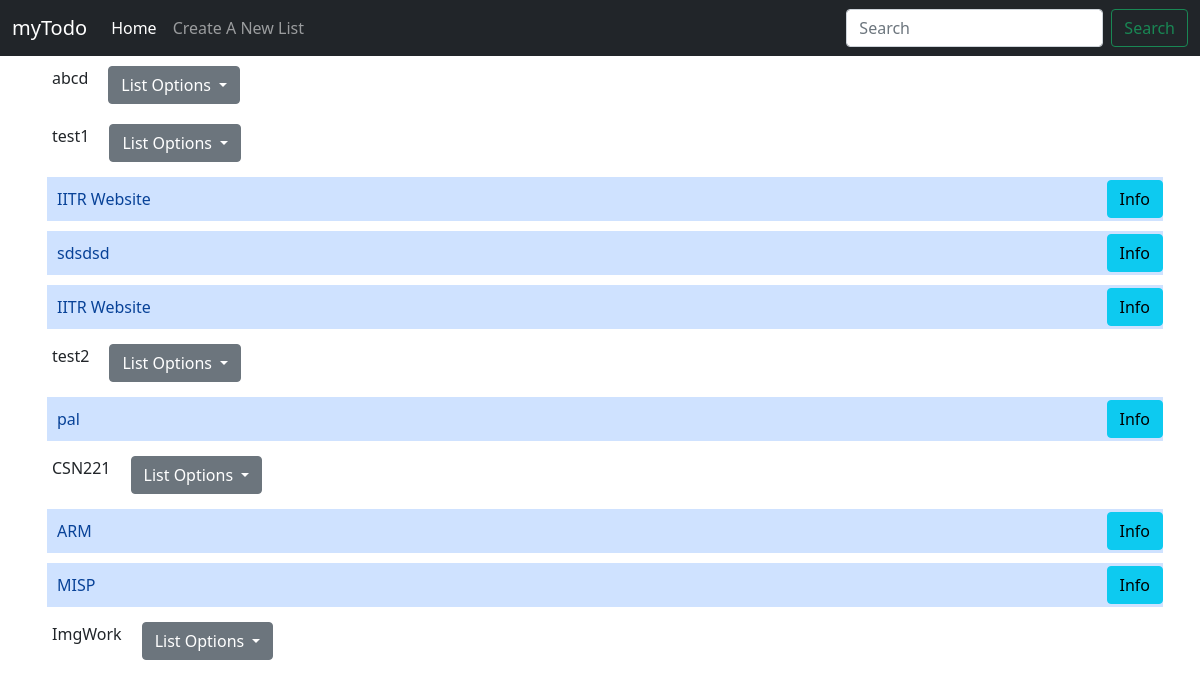
The app's page /, older data.
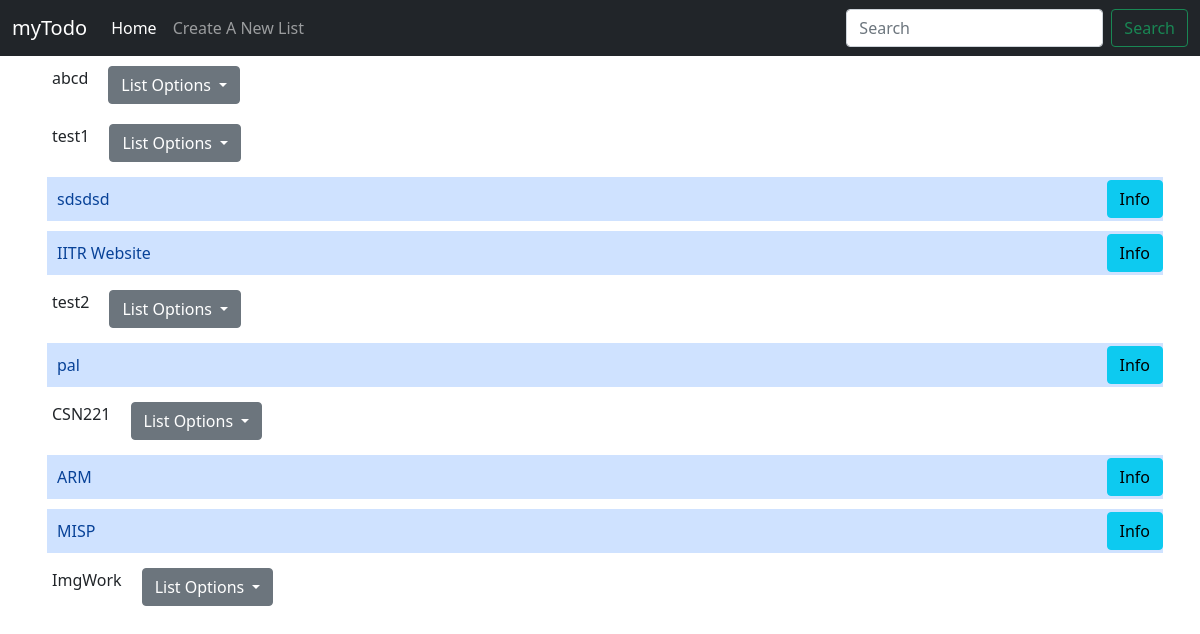
The same page, newer data.
### Todo_Application/models.py (models this page shows)
class TodoList(models.Model):
    list_name = models.CharField(max_length=255)
    def __str__(self):
        return f"{self.list_name}"

class TodoItem(models.Model):
    title = models.CharField(max_length=255)
    due_date=models.DateTimeField()
    checked = models.BooleanField(False)
    todo_list = models.ForeignKey(to=TodoList, on_delete=models.CASCADE)
    def __str__(self):
        return f"{self.title}:{self.due_date}"

### Todo_Application/views.py (the view)
# urls.py: path('',views.index, name='index'),
def index(request):
    lists = TodoList.objects.all()
    items = TodoItem.objects.all()
    for lt in lists:
        for item in items:
            if item.todo_list == lt:
                print(f"{item} {lt}")
    context={
        'todolists': lists,
        'items': items
    }
    return render(request, "index.html", context)

### templates/index.html (shortened to what this page needs)
<!doctype html>
<html lang="en">
  <head>
    <link href="https://cdn.jsdelivr.net/npm/bootstrap@5.1.0/dist/css/bootstrap.min.css" rel="stylesheet">
  </head>
  <body>
    <nav class="navbar navbar-expand-lg navbar-dark bg-dark">
        <div class="container-fluid">
          <a class="navbar-brand" href="#">myTodo</a>
          <div class="collapse navbar-collapse" id="navbarSupportedContent">
            <ul class="navbar-nav me-auto mb-2 mb-lg-0">
              <li class="nav-item">
                <a class="nav-link active" aria-current="page" href="#">Home</a>
              </li>
              <li class="nav-item">
                <a class="nav-link" href="create">Create A New List</a>
              </li>
            </ul>
            <form class="d-flex">
              <input class="form-control me-2" type="search" placeholder="Search" aria-label="Search">
              <button class="btn btn-outline-success" type="submit">Search</button>
            </form>
          </div>
        </div>
      </nav>
      <div class="container">
        {% if  todolists%}
        <ul class="list-group">
            {% for todolist in todolists %}
            <div class="utility">
              <span class="list_name elem">{{todolist.list_name}}</span>
              <div class="dropdown elem">
                <button class="btn btn-secondary dropdown-toggle" type="button" id="dropdownMenuButton" data-bs-toggle="dropdown"aria-haspopup="true" aria-expanded="false">
                  List Options
                </button>
              </div>
            </div>
          <ul class="list-group inner">
                {% for item in items %}
                  {% if item.todo_list == todolist %}
                    <li class="list-group-items list-group-item-primary">
                    <span class="title">{{item.title}}</span>
                    <button type="button" class="btn btn-info">Info</button>
                    </li>
                  {% endif %}
                {% endfor %}
            {% endfor %}
          </ul>
        {% else %}
          <b class="error">You have not created any lists yet!</b>
        </ul>
        {% endif %}
      </div>
  </body>
</html>

Row changes from the older to the newer data that the page shows:
removed TodoItem: title "IITR Website", shown under TodoList "test1"
